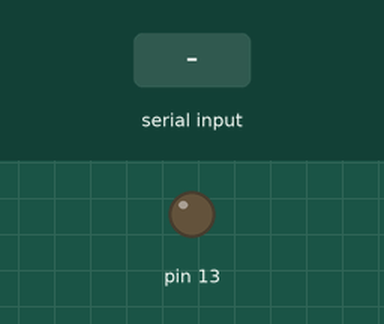
This sketch was run on a simulated Arduino Uno, built with avr-gcc and run on an emulated ATmega328P. On the bench: output pins drawn as LEDs (lit = HIGH). Inputs (shaded band) come from the test bench. What the sketch prints to the serial monitor is not drawn.

Above: at 1.2 s.
1.3 s: "1\n" received over Serial
At 2.5 s:
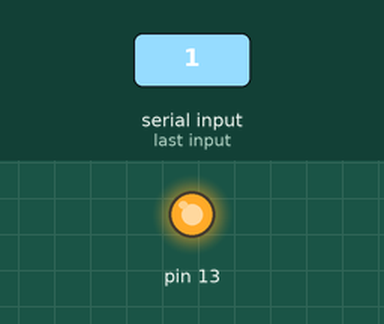
2.8 s: "0\n" received over Serial
At 3.7 s:
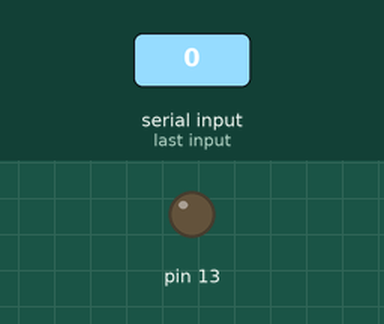
Timing chart, 0 to 5.8 s (numbered marks = the images above; inputs shaded):
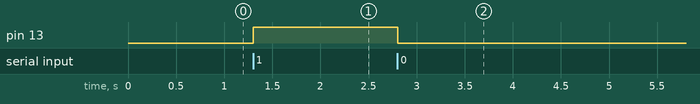

The sketch:

BLUETOOTH.ino
```cpp
/*Name: Himanshu verma
 clss; AIML-2 gp-2
 roll no :19BCS6141*/

char data=0;
void setup() {
  // put your setup code here, to run once:
Serial.begin(9600);
pinMode(13, OUTPUT);
}

void loop() {
  // put your main code here, to run repeatedly:
if(Serial.available()>0);
{
  data=Serial.read();
  Serial.print(data);
  Serial.print("\n");
  if(data=='1')
  digitalWrite(13, HIGH);
  else if(data=='0')
  digitalWrite(13, LOW);
}
}
```

Measured:
- after the input at 1.3 s, pin 13: LOW → HIGH at once
- after the input at 2.8 s, pin 13: HIGH → LOW at once
